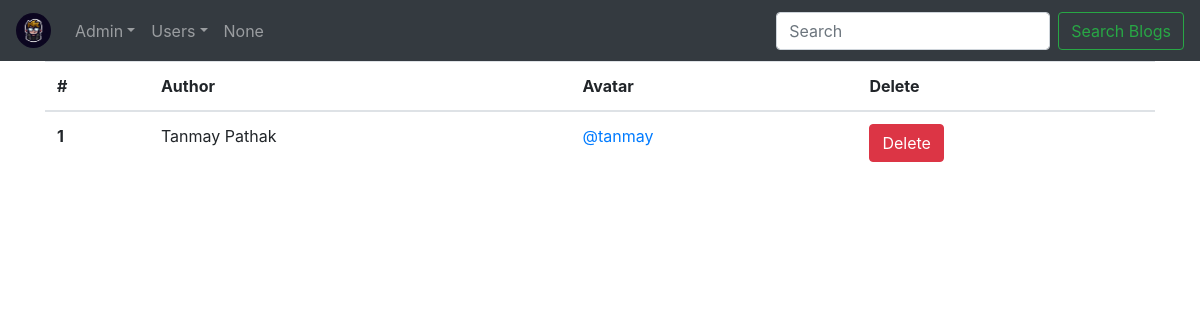
The app's page /Ad/user/management, older data.
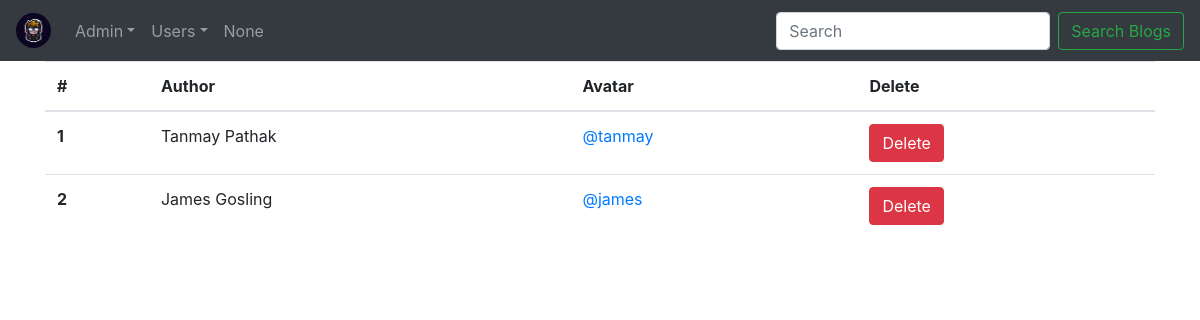
The same page, newer data.
### blog/models.py (models this page shows)
class Author(models.Model):
    author_name=models.CharField(max_length=50, blank=False)
    avatar=models.CharField(max_length=50, blank=False)
    description=models.TextField()
    password=models.CharField(max_length=20, blank=False, default='admin')

### adminblock/views.py (the view)
# urls.py: path('Ad/user/management', views.user_management, name='user_management'),
def user_management(request):
    context = {}
    context['users'] = getUsers()
    context['admin'] = {'avatar': getAdmin(request)}
    return render(request, 'user_management.html', context=context)

### adminblock/views.py (called while the page is built)
def getAdmin(request):
    if request.session.has_key('admin'):
        avatar = request.session['admin']
        return avatar

def getUsers():
    result = []
    users = Author.objects.all()
    for user in users:
        temp = {
            'id': user.id,
            'name': user.author_name,
            'avatar': user.avatar
        }
        result.append(temp)
    return result

### adminblock/templates/user_management.html (shortened to what this page needs)
{% extends 'admin_template.html' %}
{% load static %}
{% load bootstrap4 %}
{% block content %}
<div class="container">
    <table class="table">
      <thead class="thead">
        <tr>
          <th class="" scope="col">#</th>
          <th class="" scope="col">Author</th>
          <th class="" scope="col">Avatar</th>
          <th scope="col">Delete</th>
        </tr>
      </thead>
      <tbody>
      {% for user in users %}
      <tr>
        <th scope="row">{{ forloop.counter }}</th>
        <td>{{user.name}}</td>
        <td><a href="{% url 'admin_user_display' id=user.id %}">{{user.avatar}}</a></td>
        <td><a href="{% url 'admin_user_remove' id=user.id %}" class="btn btn-danger">Delete</a></td>
      </tr>
      {% endfor %}
      </tbody>
    </table>
  </div>
{% endblock content %}

Row changes from the older to the newer data that the page shows:
added Author: name "James Gosling", avatar "@james"
Text that changed along with them:
new list line: "2 Delete"
